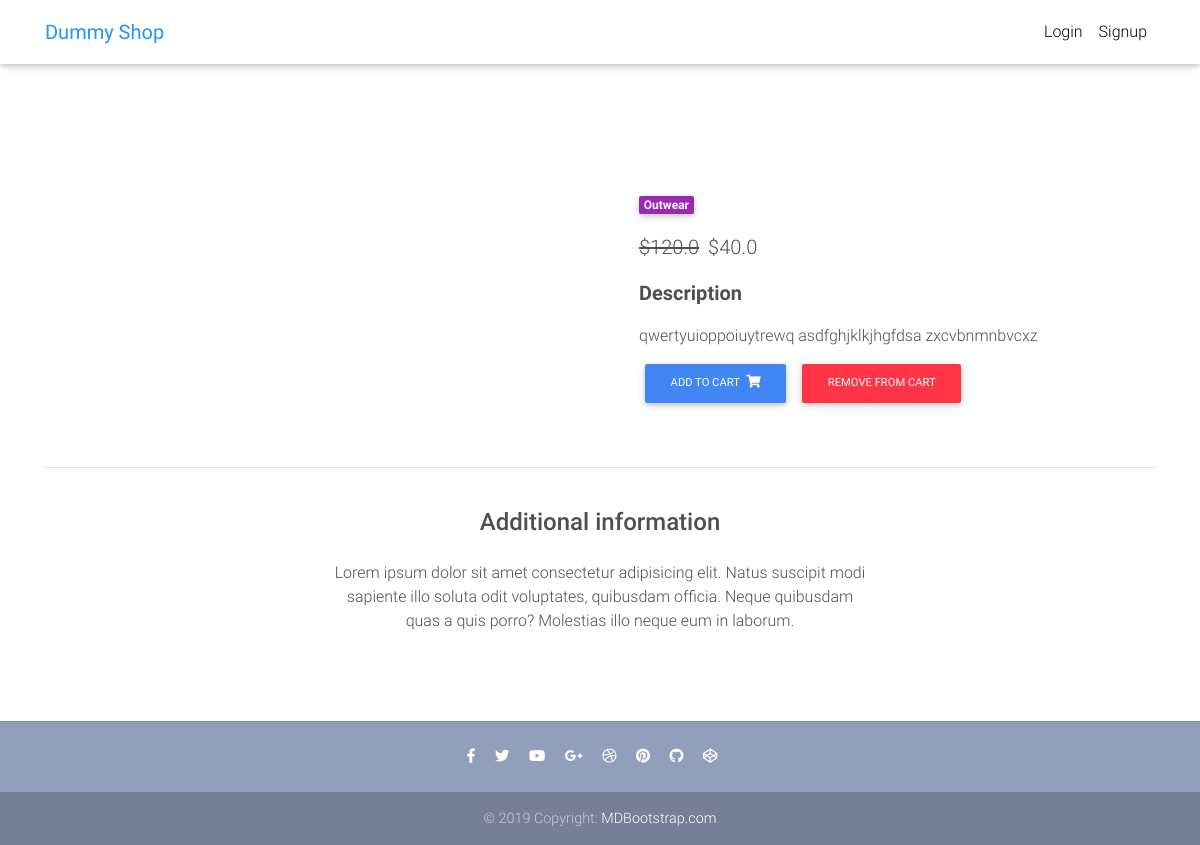
/product/hoodie-001/, run on the app's committed database.
### core/models.py (models this page shows, shortened)
class Item(models.Model):
    title = models.CharField(max_length=100)
    price = models.FloatField()
    discount_price = models.FloatField(blank=True, null=True)
    category = models.CharField(choices=CATEGORY_CHOICES, max_length=2)
    label = models.CharField(choices=LABEL_CHOICES, default="P", max_length=2)
    slug = models.SlugField()
    description = models.TextField()
    image = models.ImageField()
    def get_add_to_cart_url(self):
        return reverse('core:add-to-cart', kwargs={
            'slug': self.slug
        })

### core/views.py (the view)
# urls.py: path('product/<slug>/', ItemDetailView.as_view(), name='product'),
class ItemDetailView(DetailView):
    model = Item
    template_name = 'product.html'

### templates/product.html (shortened to what this page needs)
{% extends 'base.html' %}
{% load static %}
{% block content %}
    <main class="mt-5 pt-4">
        <div class="container dark-grey-text mt-5">
        <div class="row wow fadeIn">
            <div class="col-md-6 mb-4">
            </div>
            <div class="col-md-6 mb-4">
                <div class="p-4">
                    <div class="mb-3">
                        <a href="">
                            <span class="badge purple mr-1">{{ object.get_category_display }}</span>
                        </a>
                    </div>
                    <p class="lead">
                        {% if object.discount_price %}
                            <span class="mr-1">
                                <del>${{ object.price }}</del></span>
                            <span>${{ object.discount_price }}</span>
                        {% else %}
                            <span>{{ object.price }}</span>
                        {% endif %}
                    </p>
                    <p class="lead font-weight-bold">Description</p>
                    <p>{{ object.description }}</p>
                     <a href="{{ object.get_add_to_cart_url }}" class="btn btn-primary btn-md my-0 p">Add to cart
                            <i class="fas fa-shopping-cart ml-1"></i>
                     </a>
                    <a href="{{ object.get_remove_from_url }}" class="btn btn-danger btn-md my-0 p">Remove from cart
                     </a>
                </div>
            </div>
        </div>
        <hr>
        <div class="row d-flex justify-content-center wow fadeIn">
            <div class="col-md-6 text-center">
                <h4 class="my-4 h4">Additional information</h4>
                <p>Lorem ipsum dolor sit amet consectetur adipisicing elit. Natus suscipit modi sapiente illo soluta
                    odit
                    voluptates,
                    quibusdam officia. Neque quibusdam quas a quis porro? Molestias illo neque eum in laborum.</p>
            </div>
        </div>
        <div class="row wow fadeIn">
            <div class="col-lg-4 col-md-12 mb-4">
            </div>
            <div class="col-lg-4 col-md-6 mb-4">
            </div>
            <div class="col-lg-4 col-md-6 mb-4">
            </div>
        </div>
    </div>
    </main>
{% endblock %}

### templates/base.html (style rules this page uses)
html, body, header, .carousel { height: 60vh; padding-top: 24px; }

### data on the page
Item: category "Outwear", price "120.0", discount_price "40.0", description "qwertyuioppoiuytrewq asdfghjklkjhgfdsa zxcvbnmnbvcxz"
